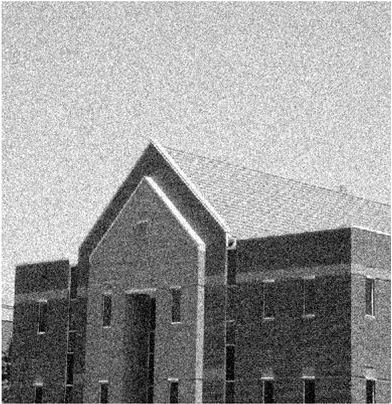
#> input picture img/casa.jpg, 392 x 404 px
$ python filtro-media.py
#> lines starting #> are read from the running program, lines starting #| are printed output that depends on the picture
import cv2
img_path = '../../img/casa.jpg'
origem = cv2.imread(img_path)
#> origem is the input picture: shape (404, 392, 3); min 0, max 255, mean 152.9
img = cv2.blur(origem,(5,5))
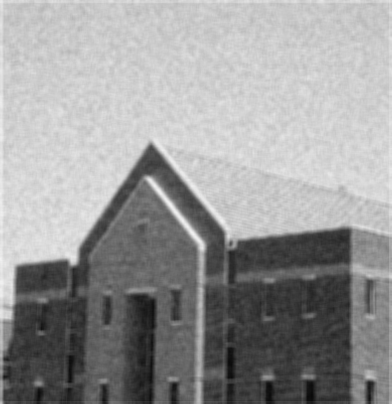
#> img: shape (404, 392, 3); min 9, max 242, mean 152.6
cv2.imshow('Original',origem)
cv2.imshow('Tratada',img)
cv2.waitKey(0)
cv2.destroyAllWindows()

$ run again, with img/folha.jpg copied over img/casa.jpg
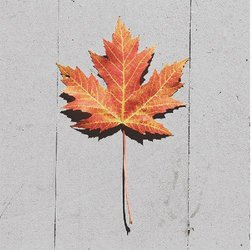
#> input picture img/folha.jpg, 251 x 250 px
#> origem is the input picture: shape (250, 251, 3); mean B, G, R 180.4, 185.1, 197.9
#> `img = cv2.blur(origem,(5,5))`:
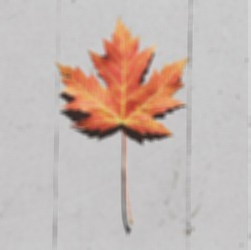
#> img: shape (250, 251, 3); mean B, G, R 180.3, 185, 197.9
